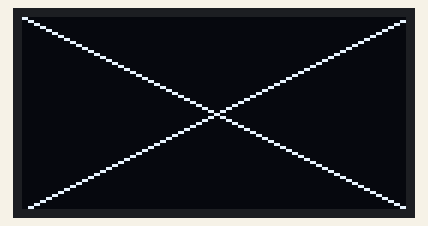
Simulated run of this sketch. Board: ESP8266 (NodeMCU). Parts: 128×64 one-colour display.

Above: at 0.1 s.

The sketch:

Exercise_05_02.ino
```cpp
#include <Wire.h>
#include "SSD1306Wire.h"

SSD1306Wire  display(0x3c, D3, D4);

// The y variable will be used to animate the lines
uint8_t y = 0;
// The direction changes, when y reaches either 0 or 64
sint8_t direction = 1;

void setup() {
  // Initialize the driver
  display.init();

  // Set the drawing color once
  display.setColor(WHITE);
}

void loop() {
  // Change the y value here

  if (y == 64) {
    // set y direction here

  } else if (y == 0) {
    // set y direction here

  }
  // Clear the frame buffer
  display.clear();

  // Add the y variable in four places by either
  // adding y to the existing value or by subtracting from it
  display.drawLine(0, 0, 128, 64);
  display.drawLine(0, 64, 128, 0);

  // Write the frame buffer to the display.
  display.display();

}
```
